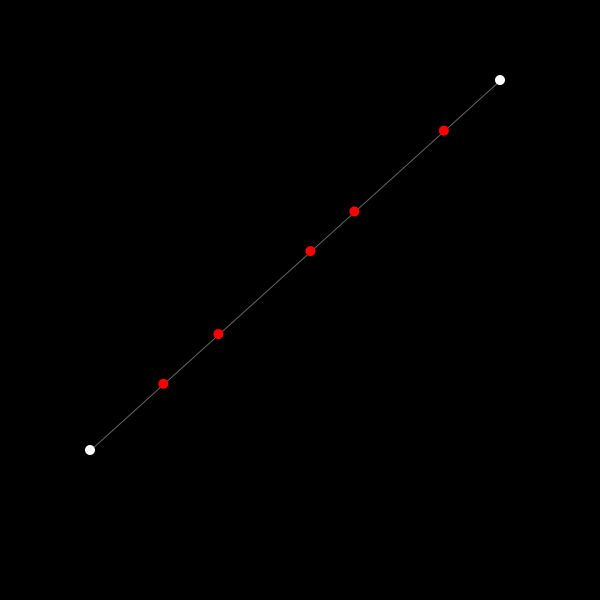
Frame 1 (no input)
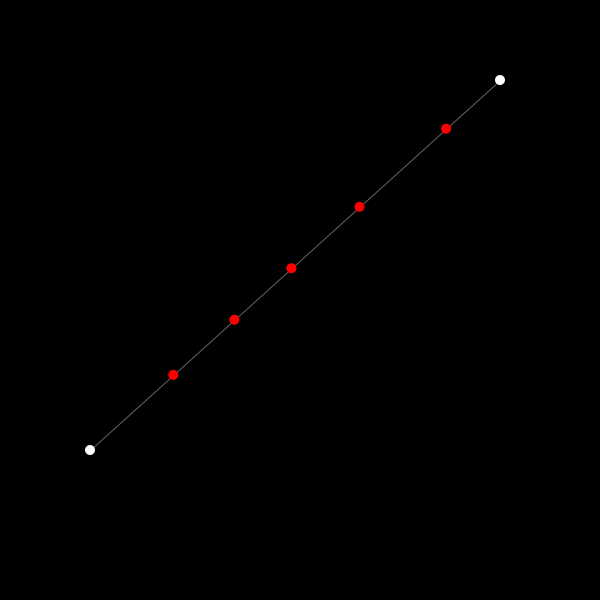
Frame 60 (the mouse pressed at the canvas centre just before this capture)
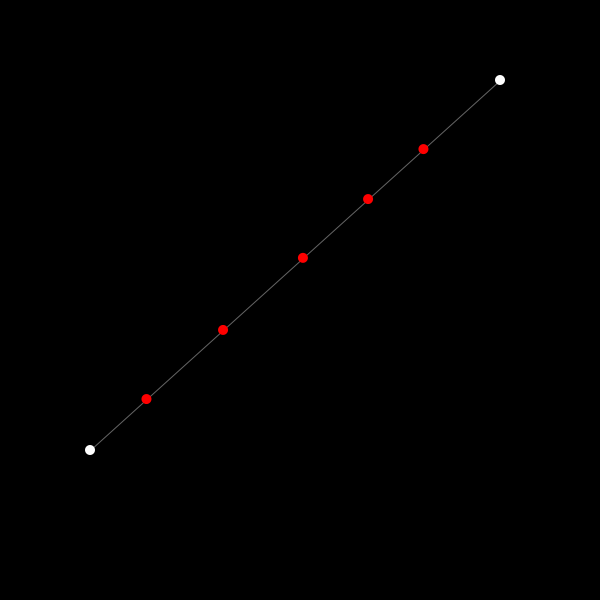
Frame 120 (the mouse held since frame 60 and released just before this capture)

The Processing sketch that drew these frames (run headless with seeded random() and noise(); from frame 60 on, the mouse is pressed at the canvas centre):

// Processing sketch: bases_methode_sauvegarde
// ── bases_methode_sauvegarde.pde
// déclaration variables globales
int ax = 90;
int ay = 450;
int bx = 500;
int by = 80;
int nbIntervalles = 6;
float fractionIntervalle = 1.0/float(nbIntervalles);
float delta;

boolean onSauve = false;
int compteur = 1;

// Setup
void setup() {
  size(600, 600);

  //noLoop();
  //println(lerp(ax, bx, fractionIntervalle));
  //println(lerp(ay, by, fractionIntervalle));
}

// draw
void draw() {
  background(0);

  noFill();
  stroke(100);
  line(ax, ay, bx, by);

  noStroke();
  fill(255);
  circle(ax, ay, 10);
  ellipse(bx, by, 10, 10);

  fill(255, 0, 0);
  float potentielDeviation = fractionIntervalle * 0.25;

  for (int i = 1; i < nbIntervalles; i++) {

    delta = random(-potentielDeviation, potentielDeviation);
    float portionChemin = fractionIntervalle*i;
    portionChemin = portionChemin + delta;

    float posx = lerp(ax, bx, portionChemin);
    float posy = lerp(ay, by, portionChemin);

    circle(posx, posy, 10);
  }

  if (onSauve) {
    save("intervalles_choix_"+str(compteur)+".jpg");
    compteur++;
    onSauve = false;
  }
}

void mousePressed() {
  onSauve =  true;
  //noLoop();
}

void mouseReleased() {
  loop();
}
